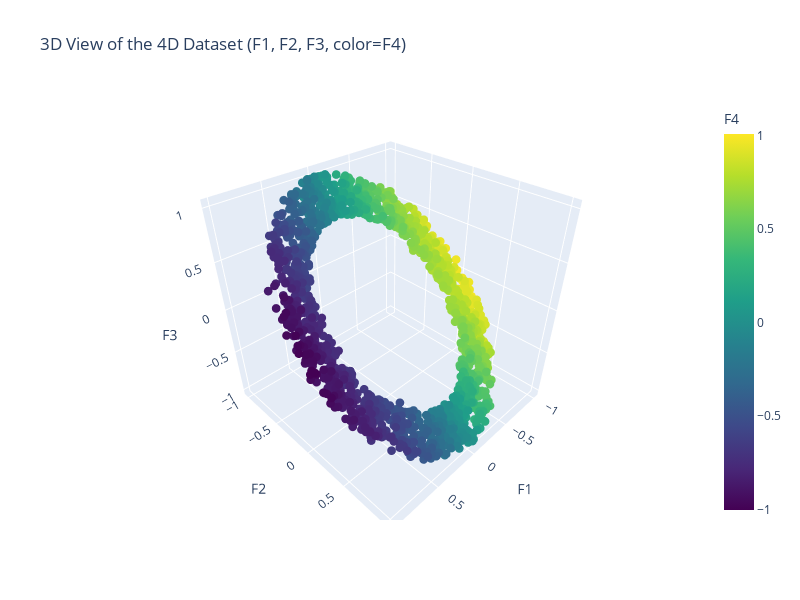

This figure's notebook cell:
### Markdown cell above
---

## Task 1: PCA

You've been given a mysterious dataset with **4 dimensions** (F1, F2, F3, F4). We can't directly visualize 4D data, but we can look at 3 dimensions at a time and use color for the 4th.

### Code cell
data_4d, radius = generate_annulus_4d()
df = pd.DataFrame(data_4d, columns=["F1", "F2", "F3", "F4"])
print(f"Dataset shape: {df.shape}")

# Let's visualize the first 3 dimensions (F1, F2, F3) in 3D
# The 4th dimension (F4) is represented as color
fig = px.scatter_3d(
    df,
    x="F1",
    y="F2",
    z="F3",
    color=df["F4"],
    color_continuous_scale="viridis",
    title="3D View of the 4D Dataset (F1, F2, F3, color=F4)",
    labels={"color": "F4"},
)
fig.update_traces(marker=dict(size=3))
fig.update_layout(width=800, height=600)
fig.show()

### Figure 1 — Plotly figure (JSON) as saved in the notebook; plotly's stock layout.template omitted (floating-point values rounded to 4 significant figures; data arrays with more than 128 entries replaced by an {"elided": "..."} marker saying what was removed)
{"data": [{"hovertemplate": "F1=%{x}<br>F2=%{y}<br>F3=%{z}<br>F4=%{marker.color}<extra></extra>", "legendgroup": "", "marker": {"color": {"elided": "1500 float values"}, "coloraxis": "coloraxis", "size": 3, "symbol": "circle"}, "mode": "markers", "name": "", "scene": "scene", "showlegend": false, "type": "scatter3d", "x": {"elided": "1500 float values"}, "y": {"elided": "1500 float values"}, "z": {"elided": "1500 float values"}}], "layout": {"coloraxis": {"colorbar": {"title": {"text": "F4"}}, "colorscale": [[0, "#440154"], [0.1111, "#482878"], [0.2222, "#3e4989"], [0.3333, "#31688e"], [0.4444, "#26828e"], [0.5556, "#1f9e89"], [0.6667, "#35b779"], [0.7778, "#6ece58"], [0.8889, "#b5de2b"], [1, "#fde725"]]}, "height": 600, "legend": {"tracegroupgap": 0}, "scene": {"domain": {"x": [0, 1], "y": [0, 1]}, "xaxis": {"title": {"text": "F1"}}, "yaxis": {"title": {"text": "F2"}}, "zaxis": {"title": {"text": "F3"}}}, "title": {"text": "3D View of the 4D Dataset (F1, F2, F3, color=F4)"}, "width": 800}}
